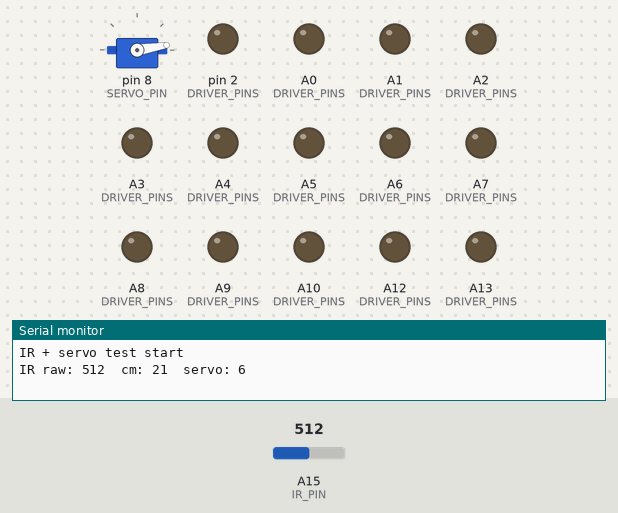
Bench run of a sketch on a simulated Arduino Mega 2560, built with avr-gcc and run on an emulated ATmega2560. Parts: servo, output pins drawn as LEDs (lit = HIGH), the last lines printed to the serial monitor. Inputs (shaded band) come from the test bench; at power-on: A15 (IR_PIN) = 512.

Above: at 0.15 s.
At 1.2 s:
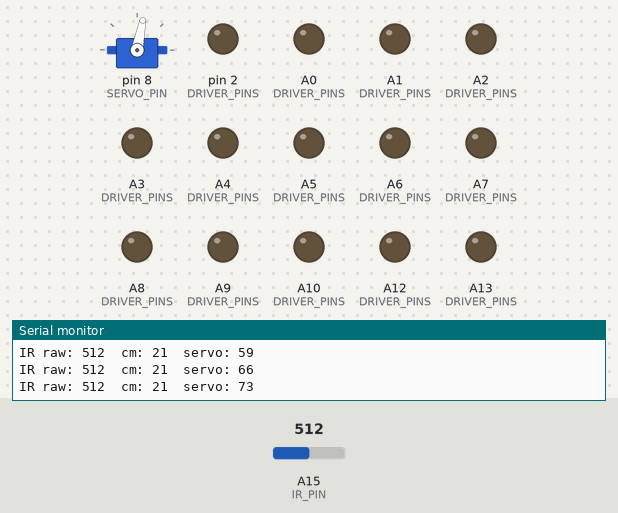
1.3 s: A15 (IR_PIN) set to 0
At 1.65 s:
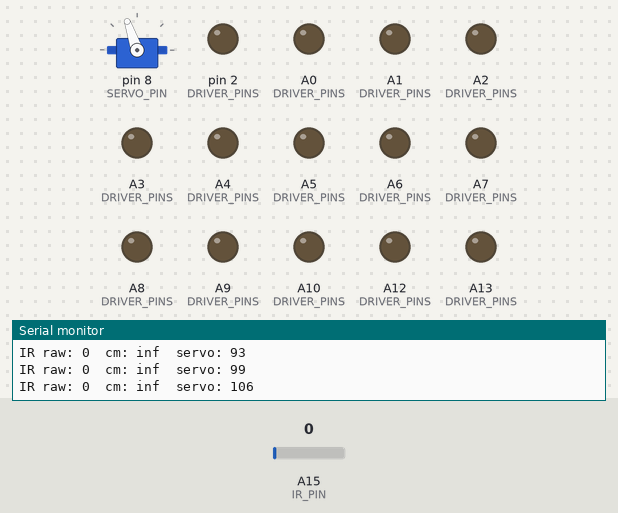
Timing chart, 0 to 10.3 s (numbered marks = the images above; inputs shaded):
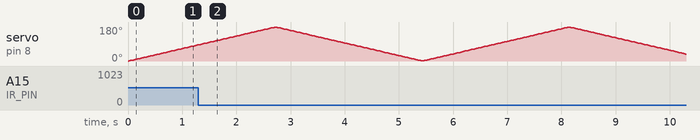

The sketch:

ir_servo_test.ino
```cpp
// The Wall - IR sensor + servo test (Arduino Mega)
// IR (Sharp) signal -> A15, servo signal -> 8
// Actuators and light motor are held off during this test.
//
// The servo keeps sweeping 0 <-> 180, and the IR distance is printed all the time.
// Open Serial Monitor at 9600 baud to see the IR values.

#include <Servo.h>

const byte IR_PIN = A15;
const byte SERVO_PIN = 8;

// all L298N control pins, kept LOW so nothing else moves
const byte DRIVER_PINS[] = {
  A5, A4, A3, A2, A1, A0,     // L298N #1
  A12, A10, A9, A8, A7, A6,   // L298N #2
  A14, A13, 2,                // L298N #3 (light motor)
};

// true for GP2Y0A02 (20-150cm), false for GP2Y0A21 (10-80cm)
const bool LONG_RANGE = true;

const unsigned long SERVO_STEP_MS = 15;   // smaller = faster sweep
const unsigned long PRINT_MS = 100;

Servo servo;
int angle = 0;
int step = 1;
unsigned long lastServo = 0;
unsigned long lastPrint = 0;

void setup() {
  Serial.begin(9600);
  for (byte p : DRIVER_PINS) {
    pinMode(p, OUTPUT);
    digitalWrite(p, LOW);
  }
  servo.attach(SERVO_PIN);
  servo.write(angle);
  Serial.println("IR + servo test start");
}

void loop() {
  unsigned long now = millis();

  if (now - lastServo >= SERVO_STEP_MS) {
    lastServo = now;
    angle += step;
    if (angle >= 180 || angle <= 0) step = -step;
    servo.write(angle);
  }

  if (now - lastPrint >= PRINT_MS) {
    lastPrint = now;
    long sum = 0;
    for (int i = 0; i < 10; i++) sum += analogRead(IR_PIN);
    int raw = sum / 10;
    float volts = raw * 5.0 / 1023.0;
    float cm = LONG_RANGE ? 60.374 * pow(volts, -1.16) : 27.86 * pow(volts, -1.15);

    Serial.print("IR raw: ");
    Serial.print(raw);
    Serial.print("  cm: ");
    Serial.print(cm, 0);
    Serial.print("  servo: ");
    Serial.println(angle);
  }
}
```
